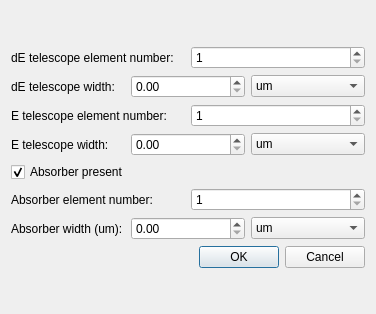
<?xml version="1.0" encoding="UTF-8"?>
<ui version="4.0">
 <class>SelectTelescopeForm</class>
 <widget class="QDialog" name="SelectTelescopeForm">
  <property name="geometry">
   <rect>
    <x>0</x>
    <y>0</y>
    <width>376</width>
    <height>314</height>
   </rect>
  </property>
  <property name="windowTitle">
   <string>Dialog</string>
  </property>
  <layout class="QGridLayout" name="gridLayout">
   <item row="0" column="0">
    <layout class="QVBoxLayout" name="verticalLayout">
     <item>
      <layout class="QHBoxLayout" name="horizontalLayout">
       <item>
        <widget class="QLabel" name="label">
         <property name="text">
          <string>dE telescope element number:</string>
         </property>
        </widget>
       </item>
       <item>
        <widget class="QSpinBox" name="dEelement">
         <property name="minimum">
          <number>1</number>
         </property>
         <property name="maximum">
          <number>208</number>
         </property>
        </widget>
       </item>
      </layout>
     </item>
     <item>
      <layout class="QHBoxLayout" name="horizontalLayout_2">
       <item>
        <widget class="QLabel" name="label_2">
         <property name="text">
          <string>dE telescope width:</string>
         </property>
        </widget>
       </item>
       <item>
        <widget class="QDoubleSpinBox" name="dEwidth">
         <property name="maximum">
          <double>5000.000000000000000</double>
         </property>
        </widget>
       </item>
       <item>
        <widget class="QComboBox" name="dEUnit">
         <item>
          <property name="text">
           <string>um</string>
          </property>
         </item>
         <item>
          <property name="text">
           <string>g/cm^2</string>
          </property>
         </item>
         <item>
          <property name="text">
           <string>mg/cm^2</string>
          </property>
         </item>
        </widget>
       </item>
      </layout>
     </item>
     <item>
      <layout class="QHBoxLayout" name="horizontalLayout_3">
       <item>
        <widget class="QLabel" name="label_4">
         <property name="text">
          <string>E telescope element number:</string>
         </property>
        </widget>
       </item>
       <item>
        <widget class="QSpinBox" name="Eelement">
         <property name="minimum">
          <number>1</number>
         </property>
         <property name="maximum">
          <number>208</number>
         </property>
        </widget>
       </item>
      </layout>
     </item>
     <item>
      <layout class="QHBoxLayout" name="horizontalLayout_4">
       <item>
        <widget class="QLabel" name="label_3">
         <property name="text">
          <string>E telescope width:</string>
         </property>
        </widget>
       </item>
       <item>
        <widget class="QDoubleSpinBox" name="Ewidth">
         <property name="maximum">
          <double>5000.000000000000000</double>
         </property>
        </widget>
       </item>
       <item>
        <widget class="QComboBox" name="EUnit">
         <item>
          <property name="text">
           <string>um</string>
          </property>
         </item>
         <item>
          <property name="text">
           <string>g/cm^2</string>
          </property>
         </item>
         <item>
          <property name="text">
           <string>mg/cm^2</string>
          </property>
         </item>
        </widget>
       </item>
      </layout>
     </item>
     <item>
      <widget class="QCheckBox" name="absPres">
       <property name="text">
        <string>Absorber present</string>
       </property>
       <property name="checked">
        <bool>true</bool>
       </property>
      </widget>
     </item>
     <item>
      <layout class="QHBoxLayout" name="horizontalLayout_5">
       <item>
        <widget class="QLabel" name="label_5">
         <property name="text">
          <string>Absorber element number:</string>
         </property>
        </widget>
       </item>
       <item>
        <widget class="QSpinBox" name="AbsElement">
         <property name="minimum">
          <number>1</number>
         </property>
         <property name="maximum">
          <number>208</number>
         </property>
        </widget>
       </item>
      </layout>
     </item>
     <item>
      <layout class="QHBoxLayout" name="horizontalLayout_6">
       <item>
        <widget class="QLabel" name="label_6">
         <property name="text">
          <string>Absorber width (um):</string>
         </property>
        </widget>
       </item>
       <item>
        <widget class="QDoubleSpinBox" name="AbsWidth">
         <property name="maximum">
          <double>5000.000000000000000</double>
         </property>
        </widget>
       </item>
       <item>
        <widget class="QComboBox" name="AbsUnit">
         <item>
          <property name="text">
           <string>um</string>
          </property>
         </item>
         <item>
          <property name="text">
           <string>g/cm^2</string>
          </property>
         </item>
         <item>
          <property name="text">
           <string>mg/cm^2</string>
          </property>
         </item>
        </widget>
       </item>
      </layout>
     </item>
     <item>
      <widget class="QDialogButtonBox" name="buttonBox">
       <property name="orientation">
        <enum>Qt::Horizontal</enum>
       </property>
       <property name="standardButtons">
        <set>QDialogButtonBox::Cancel|QDialogButtonBox::Ok</set>
       </property>
      </widget>
     </item>
    </layout>
   </item>
  </layout>
 </widget>
 <resources/>
 <connections>
  <connection>
   <sender>buttonBox</sender>
   <signal>accepted()</signal>
   <receiver>SelectTelescopeForm</receiver>
   <slot>accept()</slot>
   <hints>
    <hint type="sourcelabel">
     <x>248</x>
     <y>254</y>
    </hint>
    <hint type="destinationlabel">
     <x>157</x>
     <y>274</y>
    </hint>
   </hints>
  </connection>
  <connection>
   <sender>buttonBox</sender>
   <signal>rejected()</signal>
   <receiver>SelectTelescopeForm</receiver>
   <slot>reject()</slot>
   <hints>
    <hint type="sourcelabel">
     <x>316</x>
     <y>260</y>
    </hint>
    <hint type="destinationlabel">
     <x>286</x>
     <y>274</y>
    </hint>
   </hints>
  </connection>
 </connections>
</ui>
